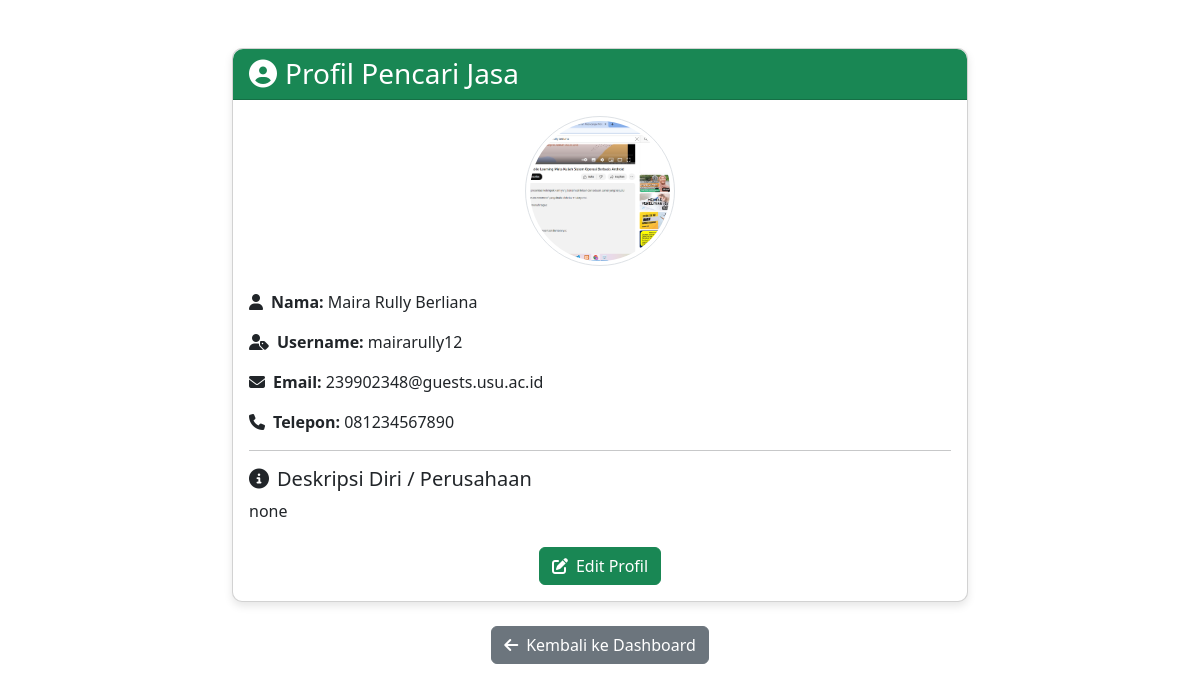
The page /profil_poster.php (signed in) on the database its author committed.
### tables this page shows
CREATE TABLE `users` (
  `user_id` bigint(20) UNSIGNED NOT NULL,
  `username` varchar(50) NOT NULL,
  `email` varchar(100) NOT NULL,
  `password_hash` varchar(255) NOT NULL,
  `full_name` varchar(100) NOT NULL,
  `alamat` text NOT NULL,
  `phone_number` varchar(20) DEFAULT NULL,
  `profile_picture` varchar(255) DEFAULT NULL,
  `bio` text DEFAULT NULL,
  `is_seller` tinyint(1) DEFAULT 0,
  `rating` decimal(3,2) DEFAULT 0.00,
  `balance` decimal(12,2) DEFAULT 0.00,
  `created_at` timestamp NOT NULL DEFAULT current_timestamp(),
  `updated_at` timestamp NOT NULL DEFAULT current_timestamp()
);

### profil_poster.php (the view, shortened to what this page needs)
<?php
include('connection_db.php');
$user_id = $_SESSION['user_id'];
$sql = "SELECT * FROM users WHERE user_id = ?";
$stmt = $conn->prepare($sql);
$stmt->bind_param("i", $user_id);
$stmt->execute();
$result = $stmt->get_result();
$user = $result->fetch_assoc();
$username = $user['username'];
$full_name = $user['full_name'];
$email = $user['email'];
$phone_number = $user['phone_number'];
$profile_picture = $user['profile_picture'];
$bio = $user['bio'];
?>
<!DOCTYPE html>
<html lang="id">
<head>
  <link href="https://cdn.jsdelivr.net/npm/bootstrap@5.3.2/dist/css/bootstrap.min.css" rel="stylesheet">
  <link rel="stylesheet" href="https://cdnjs.cloudflare.com/ajax/libs/font-awesome/6.5.0/css/all.min.css">
</head>
<body>
  <div class="container py-5">
    <div class="row justify-content-center">
      <div class="col-md-8">
        <div class="card">
          <div class="card-header">
            <h3 class="mb-0"><i class="fas fa-user-circle me-2"></i>Profil Pencari Jasa</h3>
          </div>
          <div class="card-body">
            <div class="text-center mb-4">
              <img src="<?= htmlspecialchars($profile_picture ?: 'assets/img/default-avatar.png') ?>"
                   alt="Foto Profil" class="rounded-circle img-thumbnail" style="width: 150px; height: 150px; object-fit: cover;">
            </div>
            <div class="mb-3"><strong><i class="fas fa-user me-2"></i>Nama:</strong> <?= htmlspecialchars($full_name) ?></div>
            <div class="mb-3"><strong><i class="fas fa-user-tag me-2"></i>Username:</strong> <?= htmlspecialchars($username) ?></div>
            <div class="mb-3"><strong><i class="fas fa-envelope me-2"></i>Email:</strong> <?= htmlspecialchars($email) ?></div>
            <div class="mb-3"><strong><i class="fas fa-phone me-2"></i>Telepon:</strong> <?= htmlspecialchars($phone_number) ?></div>
            <hr>
            <h5><i class="fas fa-info-circle me-2"></i>Deskripsi Diri / Perusahaan</h5>
            <p><?= nl2br(htmlspecialchars($bio)) ?></p>
            <div class="text-center mt-4">
              <a href="edit_profile_poster.php" class="btn btn-success">
                <i class="fas fa-edit me-2"></i>Edit Profil
              </a>
            </div>
          </div>
        </div>
        <div class="text-center mt-4">
          <a href="index_poster.php" class="btn btn-secondary">
            <i class="fas fa-arrow-left me-2"></i>Kembali ke Dashboard
          </a>
        </div>
      </div>
    </div>
  </div>
</body>
</html>

### profil_poster.php (style rules this page uses)
.card { box-shadow: 0 4px 8px rgba(0,0,0,0.1); border-radius: 10px; }
.card-header { background-color: #198754; color: white; font-weight: bold; border-radius: 10px 10px 0 0 !important; }

### rows shown on the page
users: profile_picture (picture), full_name "Maira Rully Berliana", username "mairarully12", email "239902348@guests.usu.ac.id", phone_number "081234567890", bio "none"
